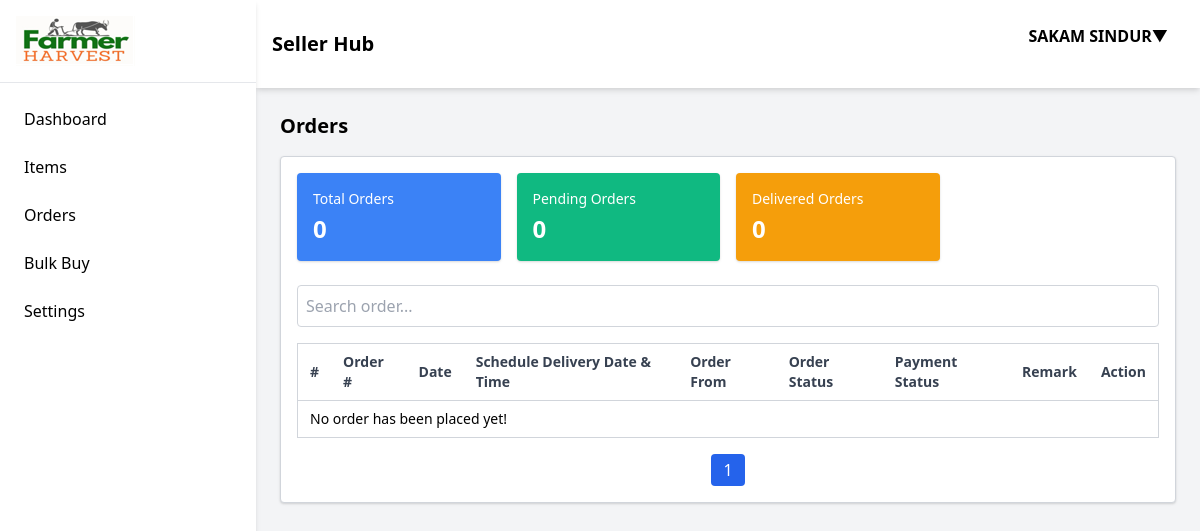
/accounts/receivedorders/ (signed in), run on an earlier commit of the app's database.
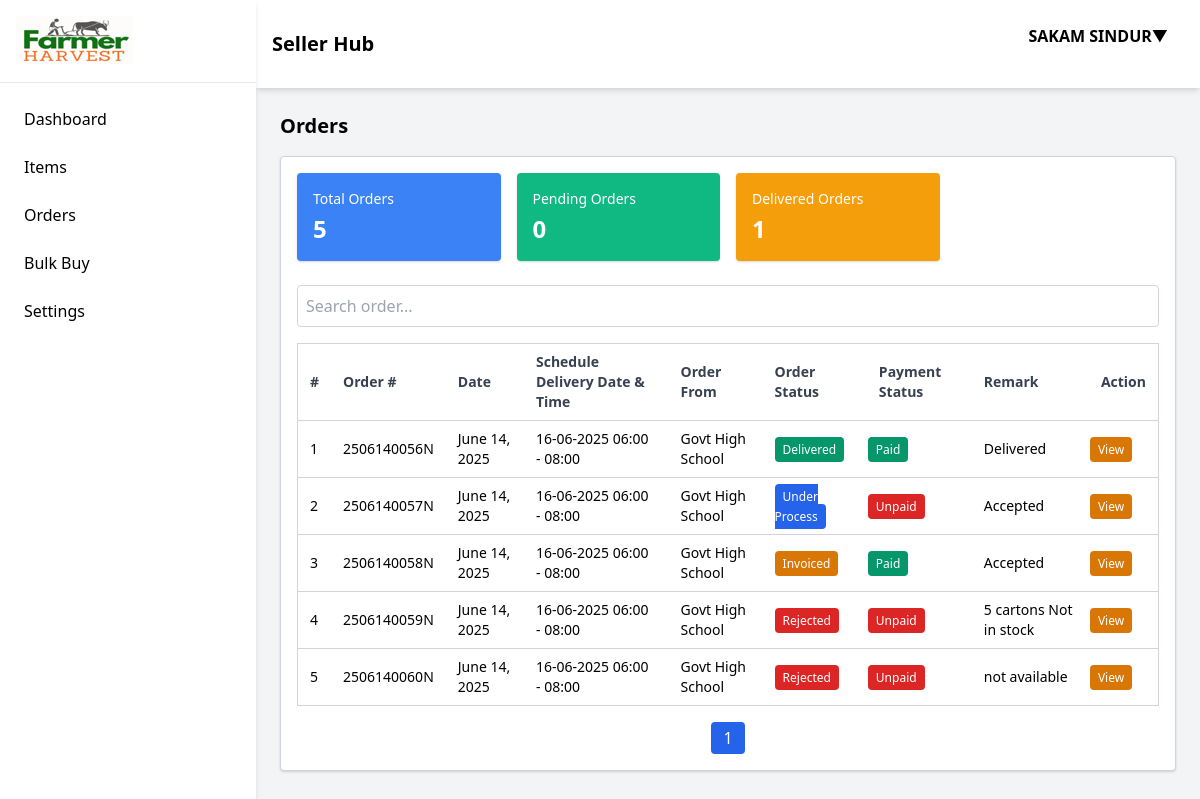
And on a later commit of the database.
### omsapp/models.py (models this page shows, shortened)
class SubOrder(Model):
    suborderID = AutoField(primary_key=True)
    orderID = ForeignKey(Order, on_delete=CASCADE, related_name='suborders')
    vendorID = ForeignKey(CustomUser, on_delete=CASCADE, related_name='vendor_orders')
    customerID = ForeignKey(CustomUser, on_delete=CASCADE, related_name='customer_orders')
    orderStatus = CharField(max_length=25, default='Pending Order')
    remark = CharField(max_length=20, default=None, null=True)
    orderNote = CharField(max_length=200, null=True, blank=True)
    paymentMode = IntegerField(blank=True, null=True)#whether cod-1, institutional credit-2 or online-3
    paymentStatus=BooleanField(blank=True, null=True)#true:complete, false:incomplete, none:incomplete
    paymentDate=DateTimeField(blank=True, null=True)#datetime of the paytment made during delivery
    paymentRefNo=CharField(max_length=50, blank=True, null=True)#reference number for online transactions

class Order(Model):
    orderID = AutoField(primary_key=True)
    orderNo = CharField(max_length=11)
    orderDate = DateField(auto_now_add=True)
    orderStatus = CharField(max_length=25, default='Pending Order')
    orderAmount = FloatField()
    orderGSTAmount = FloatField()
    orderDeduction = FloatField()
    orderTransportation = FloatField(default=0)
    orderGrandTotal = FloatField()
    schDeliveryDate = CharField(max_length=10, default=None, null=True)
    schDeliveryTime = CharField(max_length=10, default=None, null=True)
    remark = CharField(max_length=20, default=None, null=True)
    userID = ForeignKey(CustomUser, on_delete=CASCADE, related_name='customer')#customer who ordered
    orderNote = CharField(max_length=200, null=True, blank=True)
    paymentMode = IntegerField(blank=True, null=True)#whether cod-1, institutional credit-2 or online-3
    paymentStatus=BooleanField(blank=True, null=True)#true:complete, false:incomplete, none:incomplete
    paymentDate=DateTimeField(blank=True, null=True)#datetime of the paytment made during delivery
    paymentRefNo=CharField(max_length=50, blank=True, null=True)#reference number for online transactions

class CustomUser(AbstractUser):
    id=AutoField(primary_key=True)
    """"Basic details"""
    userType = CharField(max_length=20, choices=USERTYPES)
    first_name = CharField(max_length=50)#name
    last_name = CharField(max_length=50)#displayname
    org_name=CharField(max_length=50, default='', blank=True)#business name
    email = EmailField(max_length=50, default='', blank=True)#not mandatory
    phone = CharField(max_length=12, unique=True)
    phone1 = CharField(max_length=12, default='', blank=True)
    gstin = CharField(max_length=15, default='', blank=True)
    supply_place = CharField(max_length=70, choices=STATES)
    gst_tmt = CharField(max_length=20, choices=GST_TREATMENT)#gst treatment
    """Billing Address"""
    contactPerson = CharField(max_length=50, null=True, blank=True)
    contactNo = CharField(max_length=15, null=True, blank=True)
    userAddress = CharField(max_length=200,null=True)
    userCity = CharField(max_length=50,null=True)
    userState = CharField(max_length=20, choices=STATES,null=True)
    pinCode = CharField(max_length=6,null=True)
    """Shipping Address"""
    contactPerson1 = CharField(max_length=50, null=True, blank=True)
    contactNo1 = CharField(max_length=15, null=True, blank=True)
    userAddress1 = CharField(max_length=200,null=True)
    userCity1 = CharField(max_length=50,null=True)
    userState1 = CharField(max_length=20, choices=STATES,null=True)
    pinCode1 = CharField(max_length=6,null=True)
    userNote = CharField(max_length=300,null=True, blank=True)#remarks from user
    """Account attributes"""
    password = CharField(max_length=20, default='Admin@1234')
    userApproved = BooleanField(null=True)
    approvedOn = DateField(null=True)
    isActive=BooleanField(null=True)
    activatedOn=DateField(null=True)
    deactivateRemark = CharField(max_length=100, null=True,blank=True)
    bill_address_lat = FloatField(null=True, blank=True)
    bill_address_long = FloatField(null=True, blank=True)
    ship_address_lat = FloatField(null=True, blank=True)
    ship_address_long = FloatField(null=True, blank=True)
    USERNAME_FIELD = 'phone'
    REQUIRED_FIELDS=['first_name']

### omsapp/views.py (the view)
# urls.py: path('receivedorders/', views.ReceivedOrders, name='receivedorders'),
@login_required
def ReceivedOrders(request):
    if request.user.pk is not None:
        user_name = request.user.last_name
        received_orders = SubOrder.objects.filter(vendorID_id=request.user.pk).__len__()#total orders received by the FPO
        pending_orders = SubOrder.objects.filter(orderStatus = 'Pending Order', vendorID_id=request.user.pk).__len__()
        invoiced_orders = SubOrder.objects.filter(orderStatus = 'Invoiced', vendorID_id=request.user.pk).__len__()
        delivered_orders = SubOrder.objects.filter(orderStatus = 'Delivered',vendorID_id=request.user.pk).__len__()
        rejected_orders = SubOrder.objects.filter(orderStatus = 'Rejected', vendorID_id=request.user.pk).__len__()
        orders = SubOrder.objects.filter(vendorID_id=request.user.pk)
        context = {
            'received_sub_orders': received_orders,
            'orders':orders,
            'pending_orders':pending_orders,
            'invoiced_orders':invoiced_orders,
            'delivered_orders':delivered_orders,
            'rejected_orders':rejected_orders,
            'login_user':user_name
        }
        return render(request, 'orders_received.html', context=context)
    else:
        return render(request, 'orders_received.html', {})

### omsapp/templates/orders_received.html (shortened to what the changed rows need)
{% extends 'admin-console.html' %}
{% block orders_received %}
<h2 class="text-xl font-semibold mb-4">Orders</h2>
<div class="bg-white p-4 shadow rounded border border-gray-300">
    <div class="grid grid-cols-2 md:grid-cols-4 gap-4">
        <div class="bg-blue-500 text-white p-4 rounded shadow">
            <h3 class="text-sm">Total Orders</h3>
            <p class="text-2xl font-semibold mt-1">{{received_sub_orders}}</p>
        </div>
        <div class="bg-yellow-500 text-white p-4 rounded shadow">
            <h3 class="text-sm">Delivered Orders</h3>
            <p class="text-2xl font-semibold mt-1">{{delivered_orders}}</p>
        </div>
    </div>
    <br>
    <table id="orderTable" class="w-full text-left text-sm border border-gray-300 bg-white">
        <thead class="text-gray-700 border-b border-gray-300">
            <tr>
            <th class="py-2 px-3 cursor-pointer" onclick="sortTable(0, 'orderTable')">#</th>
            <th class="py-2 px-3 cursor-pointer" onclick="sortTable(1, 'orderTable')">Order #</th>
            <th class="py-2 px-3 cursor-pointer" onclick="sortTable(2, 'orderTable')">Date</th>
            <th class="py-2 px-3 cursor-pointer" onclick="sortTable(3, 'orderTable')">Schedule Delivery Date & Time</th>
            <th class="py-2 px-3 cursor-pointer" onclick="sortTable(4, 'orderTable')">Order From</th>
            <th class="py-2 px-3 cursor-pointer" onclick="sortTable(5, 'orderTable')">Order Status</th>
            <th class="py-2 px-3 cursor-pointer" onclick="sortTable(4, 'orderTable')">Payment Status</th>
            <th class="py-2 px-3 cursor-pointer" onclick="sortTable(6, 'orderTable')">Remark</th>
            <th class="py-2 px-3 cursor-pointer">Action</th>
            </tr>
        </thead>
        <tbody>
            {% for order in orders %}
            <tr class="border-b border-gray-300 hover:bg-gray-100">
                <td class="py-2 px-3">{{forloop.counter}}</td>
                <td class="py-2 px-3">{{order.orderID.orderNo}}</td>
                <td class="py-2 px-3">{{order.orderID.orderDate}}</td>
                <td class="py-2 px-3">{{order.orderID.schDeliveryDate}} {{order.orderID.schDeliveryTime}}</td>
                <td class="py-2 px-3">{{order.orderID.userID.last_name}}</td>
                <td class="py-2 px-3 space-x-2">
                    {% if order.orderStatus == 'Pending Order' %}
                    <span class="px-2 py-1 text-xs rounded bg-pink-600 text-white">{{order.orderStatus}}</span>
                    {% elif order.orderStatus == 'Under Process' %}
                    <span class="px-2 py-1 text-xs rounded bg-blue-600 text-white">{{order.orderStatus}}</span>
                    {% elif order.orderStatus == 'Invoiced' %}
                    <span class="px-2 py-1 text-xs rounded bg-yellow-600 text-white">{{order.orderStatus}}</span>
                    {% elif order.orderStatus == 'Rejected' %}
                    <span class="px-2 py-1 text-xs rounded bg-red-600 text-white">{{order.orderStatus}}</span>
                    {% else %}
                    <span class="px-2 py-1 text-xs rounded bg-green-600 text-white">{{order.orderStatus}}</span>
                    {% endif %}
                </td>
                <td>
                    {% if order.paymentStatus %}
                    <span class="px-2 py-1 text-xs rounded bg-green-600 text-white">Paid</span>
                    {% else %}
                    <span class="px-2 py-1 text-xs rounded bg-red-600 text-white">Unpaid</span>
                    {% endif %}
                </td>
                <td class="py-2 px-3">{{order.remark}}</td>
                <td>
                    <a class="px-2 py-1 text-xs rounded bg-yellow-600 text-white" href="{% url 'receivedorderdetails' order.orderID.pk %}">View</a>
                </td>
            </tr>
            {% empty %}
            <tr>
                <td class="py-2 px-3" colspan="8">
                    No order has been placed yet!
                </td>
            </tr>
            {% endfor %}
        </tbody>
    </table>
</div>
{% endblock %}

What changed in the data, as far as the page shows it:
added SubOrder: orderID.orderNo "2506140056N", orderID.orderDate "June 14, 2025", orderID.schDeliveryDate "16-06-2025", orderID.schDeliveryTime "06:00 - 08:00", orderID.userID.last_name "Govt High School", orderStatus "Delivered", paymentStatus "Paid", remark "Delivered"
added SubOrder: orderID.orderNo "2506140057N", orderID.orderDate "June 14, 2025", orderID.schDeliveryDate "16-06-2025", orderID.schDeliveryTime "06:00 - 08:00", orderID.userID.last_name "Govt High School", orderStatus "Under Process", paymentStatus "Unpaid", remark "Accepted"
added SubOrder: orderID.orderNo "2506140058N", orderID.orderDate "June 14, 2025", orderID.schDeliveryDate "16-06-2025", orderID.schDeliveryTime "06:00 - 08:00", orderID.userID.last_name "Govt High School", orderStatus "Invoiced", paymentStatus "Paid", remark "Accepted"
added SubOrder: orderID.orderNo "2506140059N", orderID.orderDate "June 14, 2025", orderID.schDeliveryDate "16-06-2025", orderID.schDeliveryTime "06:00 - 08:00", orderID.userID.last_name "Govt High School", orderStatus "Rejected", paymentStatus "Unpaid", remark "5 cartons Not in stock"
added SubOrder: orderID.orderNo "2506140060N", orderID.orderDate "June 14, 2025", orderID.schDeliveryDate "16-06-2025", orderID.schDeliveryTime "06:00 - 08:00", orderID.userID.last_name "Govt High School", orderStatus "Rejected", paymentStatus "Unpaid", remark "not available"
Also different on the page:
{{ received_sub_orders }}: "0" → "5"
{{ delivered_orders }}: "0" → "1"
text no longer shown: "No order has been placed yet!"
